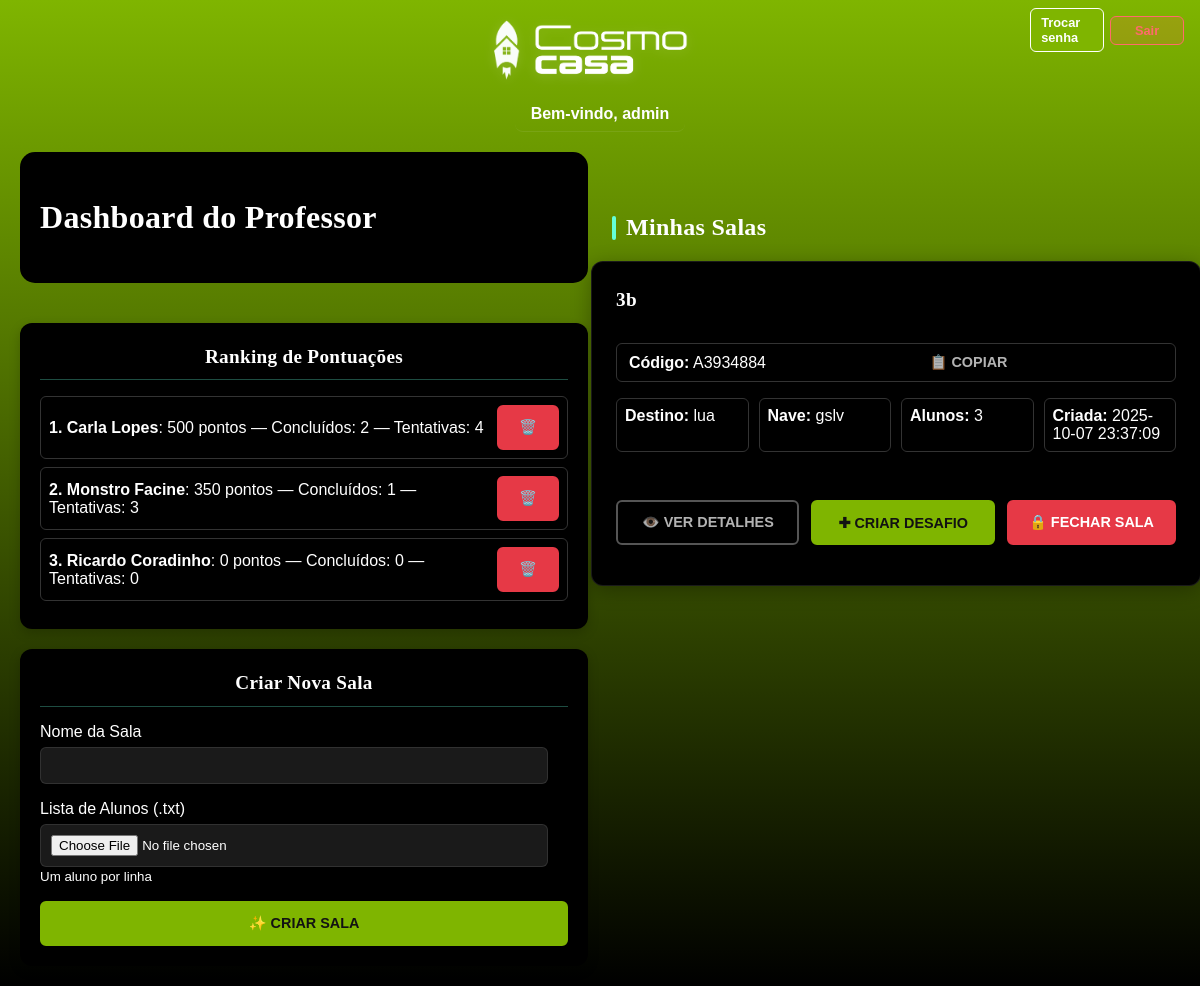
Page /professor/dashboard (signed in) on the committed database.
### tables this page shows
CREATE TABLE admins (
                    id INTEGER PRIMARY KEY AUTOINCREMENT,
                    username TEXT UNIQUE NOT NULL,
                    password_hash TEXT NOT NULL,
                    must_change INTEGER DEFAULT 1,
                    created_at TEXT
                );

CREATE TABLE alunos (
                    id INTEGER PRIMARY KEY AUTOINCREMENT,
                    sala_id INTEGER NOT NULL,
                    nome TEXT NOT NULL,
                    email TEXT,
                    progresso_json TEXT,
                    data_ingresso DATETIME DEFAULT CURRENT_TIMESTAMP, excluir_ranking INTEGER DEFAULT 0,
                    FOREIGN KEY (sala_id) REFERENCES salas_virtuais (id)
                );

CREATE TABLE salas_virtuais (
                    id INTEGER PRIMARY KEY AUTOINCREMENT,
                    codigo_sala TEXT UNIQUE NOT NULL,
                    professor_id INTEGER NOT NULL,
                    nome_sala TEXT NOT NULL,
                    destino TEXT NOT NULL,
                    nave_id TEXT NOT NULL,
                    desafios_json TEXT NOT NULL,
                    ativa BOOLEAN DEFAULT 1,
                    data_criacao DATETIME DEFAULT CURRENT_TIMESTAMP,
                    data_expiracao DATETIME, desafio_selecionado_index INTEGER,
                    FOREIGN KEY (professor_id) REFERENCES professores (id)
                );

### routes/professor.py (the view)
@professor_bp.route('/dashboard', endpoint='professor_dashboard')
def dashboard():
    ranking = []
    salas = []
    salas_inativas = []
    estatisticas_salas = []
    must_change_admin = 0
    professor_nome = session.get('professor_nome') or 'Administrador'
    try:
        with sqlite3.connect(db_manager.db_path) as conn:
            cursor = conn.cursor()
            cursor.execute('''
                SELECT s.id, s.codigo_sala, s.nome_sala, s.destino, s.nave_id,
                       s.data_criacao, s.desafios_json, s.desafio_selecionado_index,
                       COUNT(a.id) AS aluno_count
                FROM salas_virtuais s
                LEFT JOIN alunos a ON a.sala_id = s.id
                WHERE s.ativa = 1
                GROUP BY s.id
                ORDER BY s.data_criacao DESC
            ''')
            rows = cursor.fetchall()
            cols = [d[0] for d in cursor.description]
            for r in rows:
                d = dict(zip(cols, r))
                try:
                    desafios = json.loads(d.get('desafios_json') or '[]')
                except Exception:
                    desafios = []
                salas.append({
                    'id': d.get('id'),
                    'codigo': d.get('codigo_sala'),
                    'nome_sala': d.get('nome_sala'),
                    'destino': d.get('destino'),
                    'nave_id': d.get('nave_id'),
                    'aluno_count': d.get('aluno_count') or 0,
                    'data_criacao': d.get('data_criacao'),
                    'desafios': desafios,
                    'desafio_selecionado_index': d.get('desafio_selecionado_index')
                })
    except Exception:
        pass
    try:
        with sqlite3.connect(db_manager.db_path) as conn:
            cursor = conn.cursor()
            cursor.execute('''
                SELECT s.id, s.codigo_sala, s.nome_sala, s.destino, s.nave_id,
                       s.data_criacao, COUNT(a.id) AS aluno_count
                FROM salas_virtuais s
                LEFT JOIN alunos a ON a.sala_id = s.id
                WHERE s.ativa = 0
                GROUP BY s.id
                ORDER BY s.data_criacao DESC
            ''')
            rows = cursor.fetchall()
            cols = [d[0] for d in cursor.description]
            for r in rows:
                d = dict(zip(cols, r))
                salas_inativas.append({
                    'codigo': d.get('codigo_sala'),
                    'nome_sala': d.get('nome_sala'),
                    'destino': d.get('destino'),
                    'nave_id': d.get('nave_id'),
                    'aluno_count': d.get('aluno_count') or 0,
                    'data_criacao': d.get('data_criacao')
                })
    except Exception:
        pass
    try:
        if len(salas) == 1 and salas[0].get('id'):
            ranking = db_manager.obter_ranking_sala(salas[0]['id'], limit=50)
        elif len(salas) > 1:
            ranking = db_manager.obter_ranking_salas_ativas(limit=100)
    except Exception:
        logging.exception('Falha ao obter ranking')
    try:
        estatisticas_salas = db_manager.obter_estatisticas_por_sala()
    except Exception:
        estatisticas_salas = []
    try:
        if session.get('user_role') == 'admin':
            with sqlite3.connect(db_manager.db_path) as conn:
                cursor = conn.cursor()
                cursor.execute('SELECT must_change FROM admins WHERE username = ?', ('admin',))
                row = cursor.fetchone()
                if row:
                    must_change_admin = row[0] or 0
    except Exception:
        logging.exception('Falha ao obter flag must_change do admin')
    return render_template(
        'professor_dashboard.html',
        ranking=ranking,
        salas=salas,
        salas_inativas=salas_inativas,
        estatisticas_salas=estatisticas_salas,
        must_change_admin=must_change_admin,
        professor_nome=professor_nome,
    )

### routes/professor.py (called while the page is built)
@professor_bp.before_request
def _require_professor_role():
    allowed = {
        'professor.professor_login',
        'professor.professor_logout',
    }
    if request.endpoint in allowed:
        return None
    try:
        if (session.get('user_role') in {'professor', 'admin'}) or session.get('professor_id'):
            return None
    except Exception:
        pass
    if request.method == 'GET':
        return redirect(url_for('professor.professor_login', next=request.path))
    return Response("Acesso negado: professor requerido.", status=403)

@professor_bp.after_request
def _professor_no_cache(response):
    try:
        if response.mimetype == 'text/html':
            response.headers['Cache-Control'] = 'no-store, no-cache, must-revalidate, private'
            response.headers['Pragma'] = 'no-cache'
            response.headers['Expires'] = '0'
    except Exception:
        pass
    return response

### templates/professor_dashboard.html (shortened to what this page needs)
<!DOCTYPE html>
<html lang="pt-br">
<head>
    <link rel="stylesheet" href="{{ url_for('static', filename='css/style.css') }}">
    <link rel="stylesheet" href="{{ url_for('static', filename='css/dashboard.css') }}">
</head>
<body class="conteudo-centralizado">
    <header class="brand-header">
        <img class="brand-logo" src="{{ url_for('static', filename='imagens/Group 3.png') }}" alt="Cosmo Casa logo">
    </header>
    <div class="topbar-actions-row">
        <div class="topbar-actions">
            <a href="{{ url_for('professor.professor_reset_password', next=request.path) }}" class="action-btn">Trocar senha</a>
            <a href="{{ url_for('professor.professor_logout') }}" class="action-btn danger">Sair</a>
        </div>
    </div>
    <div class="topbar">
        <div class="user">Bem-vindo, {{ professor_nome or 'Professor' }}</div>
    </div>
    <main class="dashboard-container">
        <div class="page-grid">
            <section class="actions-column">
                <div class="dashboard-header">
                    <h2>Dashboard do Professor</h2>
                </div>
                <div class="dashboard-grid">
            <div class="dashboard-card">
                <h4>Ranking de Pontuações</h4>
                {% if ranking %}
                <div class="ranking-list">
                    {% for item in ranking %}
                    <div class="ranking-item">
                        <span><strong>{{ loop.index }}. {{ item.nome }}</strong>: {{ item.total }} pontos — Concluídos: {{ item.concluidos }} — Tentativas: {{ item.tentativas }}</span>
                        <form method="POST" action="{{ url_for('professor.professor_excluir_aluno_ranking') }}">
                            <button type="submit" class="action-btn danger">🗑️</button>
                        </form>
                    </div>
                    {% endfor %}
                </div>
                {% else %}
                <div class="empty-state empty-state--compact">
                    <p>Ainda não há pontuações registradas.</p>
                </div>
                {% endif %}
            </div>
            <div class="dashboard-card">
                <h4>Criar Nova Sala</h4>
                <form method="POST" action="{{ url_for('professor.professor_criar_sala') }}" enctype="multipart/form-data">
                    <div class="form-group">
                        <label for="nome_sala" class="form-label">Nome da Sala</label>
                        <input type="text" id="nome_sala" name="nome_sala" class="form-input" required>
                    </div>
                    <div class="form-group">
                        <label for="lista_alunos" class="form-label">Lista de Alunos (.txt)</label>
                        <input type="file" id="lista_alunos" name="lista_alunos" accept=".txt" class="form-input" required>
                        <small>Um aluno por linha</small>
                    </div>
                    <button type="submit" class="action-btn success btn-block">
                        ✨ Criar Sala
                    </button>
                </form>
            </div>
                </div>
            </section>
        <section class="salas-column">
        <h3 class="section-title">Minhas Salas</h3>
        {% if salas %}
        <div class="salas-container">
            {% for sala in salas %}
            <div class="sala-card">
                <div class="sala-header">
                    <h4 class="sala-title">{{ sala.nome_sala }}</h4>
                </div>
                <div class="sala-code">
                    <span><strong>Código:</strong> {{ sala.codigo }}</span>
                    <button class="action-btn ml-auto btn-compact" onclick="copiarCodigo('{{ sala.codigo }}')">
                        📋 Copiar
                    </button>
                </div>
                <div class="sala-info">
                    <div class="sala-info-item">
                        <strong>Destino:</strong> {{ sala.destino }}
                    </div>
                    <div class="sala-info-item">
                        <strong>Nave:</strong> {{ sala.nave_id }}
                    </div>
                    <div class="sala-info-item">
                        <strong>Alunos:</strong> {{ sala.aluno_count }}
                    </div>
                    <div class="sala-info-item">
                        <strong>Criada:</strong> {{ sala.data_criacao }}
                    </div>
                </div>
                <div class="sala-actions">
                    <a href="{{ url_for('professor.professor_sala_detalhes', codigo_sala=sala.codigo) }}" class="action-btn info">
                        👁️ Ver detalhes
                    </a>
                    <a href="{{ url_for('tela_selecao', codigo_sala=sala.codigo) }}" class="action-btn success">
                        ✚ Criar desafio
                    </a>
                    <form method="POST" action="{{ url_for('professor.professor_sala_fechar') }}" class="no-margin">
                        <button type="submit" class="action-btn danger">
                            🔒 Fechar sala
                        </button>
                    </form>
                </div>
            </div>
            {% endfor %}
        </div>
        {% else %}
        <div class="empty-state">
            <h2 class="empty-text">Nenhuma sala criada ainda</h2>
            <p>Crie sua primeira sala virtual para começar a jornada espacial com seus alunos!</p>
        </div>
        {% endif %}
        </section>
        </div>
    </main>
</body>
</html>

### static/css/style.css (style rules this page uses)
body { background: linear-gradient(180deg, #7FB500 0%, #000 100%); background-repeat: no-repeat; background-attachment: fixed; background-size: cover; color: white; font-family: 'Gotham Book', Arial, sans-serif; display: flex; justify-content: center; align-items: center; height: 100vh; margin: 0; }
html, body { min-height: 100%; }
body.conteudo-centralizado { display: flex; flex-direction: column; align-items: center; justify-content: flex-start; min-height: 100vh; padding-top: 16px; }
h1, h2, h3 { font-size: 2em; font-family: 'Korataki', Arial, sans-serif; color: #ffffff; }
h4, h5, h6 { font-family: 'Korataki', Arial, sans-serif; font-size: 1.25em; color: #ffffff; }
h4 { font-family: 'Korataki', Arial, sans-serif; margin-top: 20px; margin-bottom: 20px; color: var(--cor-texto-secundario); line-height: 1.5; text-align: center; }
:root { --btn-green: ##7FB500; --btn-text: #ffffff; --btn-hover-bg: #ffffff; --btn-hover-text: #000000; }
.botao, .action-btn, .share-btn { background-color: var(--btn-green); color: var(--btn-text); border: 1px solid var(--btn-green); }
.brand-header { display: flex; align-items: center; justify-content: center; gap: 8px; margin-bottom: 16px; }
.brand-logo { max-width: 220px; width: clamp(120px, 24vw, 220px); height: auto; padding-bottom: 0; filter: drop-shadow(0 2px 6px rgba(255,255,255,0.15)); }
.dashboard-container { max-width: 1200px; margin: 0 auto; padding: 20px; }
.dashboard-header { display: flex; justify-content: space-between; align-items: center; margin-bottom: 40px; padding: 20px; background: #000; border-radius: 15px; }
.action-btn { flex: 1; padding: 10px; border: none; border-radius: 8px; cursor: pointer; font-weight: bold; transition: background 0.2s; }
.action-btn { flex: 1; padding: 8px; border: none; border-radius: 6px; cursor: pointer; font-size: 12px; transition: background 0.2s; }
.topbar { display:flex; justify-content:flex-start; align-items:center; padding:8px 16px; border-bottom:1px solid rgba(255,255,255,0.08); border-radius: 8px; }
.topbar .user { color:#fff; font-weight:600; font-family: inherit; }
.topbar-actions { display:flex; gap:8px; align-items:center; margin-left: auto; }
.topbar-actions-row { position: fixed; top: 8px; right: 16px; z-index: 1000; display:flex; justify-content:flex-end; align-items:center; padding: 0; }
.topbar-actions-row .topbar-actions { display:flex; gap:6px; align-items:center; flex-wrap: wrap; }
.topbar-actions-row .action-btn { padding: 6px 10px; font-size: 0.8rem; font-family: inherit; text-transform: none; font-weight: 600; background: #7FB500; color: #fff; border: 1px solid; border-radius: 6px; cursor: pointer; transition: background-color 0.2s, transform 0.1s; text-decoration: none; }
.topbar-actions-row .action-btn.danger { background: rgba(255, 99, 71, 0.2); color: #ff6b6b; border: 1px solid #ff6b6b; }
.dashboard-container h1, .dashboard-container h2, .dashboard-container h3, .dashboard-container h4, .dashboard-container h5, .dashboard-container h6, .dashboard-container .card-title, .dashboard-container .sala-title, .dashboard-container .desafios-title, .dashboard-container .empty-text { font-family: 'Korataki'; letter-spacing: 0.3px; }
.ranking-list { margin-top: 16px; }
.ranking-item { padding: 12px; border: 1px solid #2b2b2b; border-radius: 10px; margin-bottom: 10px; display: flex; align-items: center; gap: 12px; background: rgba(255, 255, 255, 0.02); }
.section-title { color: #2c3e50; margin-bottom: 1rem; }

### rows in the picture
admins: username "admin"
alunos: nome "Carla Lopes", total "500", concluidos "2", tentativas "4"
alunos: nome "Monstro Facine", total "350", concluidos "1", tentativas "3"
alunos: nome "Ricardo Coradinho", total "0", concluidos "0", tentativas "0"
salas_virtuais: nome_sala "3b", codigo "A3934884", destino "lua", nave_id "gslv", aluno_count "3", data_criacao "2025-10-07 23:37:09"
